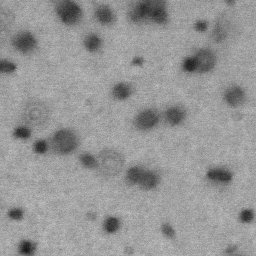
#> input picture augmented_data/image_115_crop_1_180.jpg, 256 x 256 px; its folder holds 4 pictures in this run
$ jupyter execute --allow-errors microssim.ipynb
#> lines starting #> are read from the running program, lines starting #| are printed output that depends on the picture
# tryig MicroSSIM
https://github.com/juglab/MicroSSIM/blob/main/README.md

[cell 1]
import numpy as np
from microssim import MicroSSIM, micro_structural_similarity
from skimage.metrics import structural_similarity
import os
import cv2

# list the images in augmented data
perc_train = 0.8
N = 20

dirpath = os.getcwd()
data_path = os.path.join(dirpath, "augmented_data") # read some of the aumented data
img_list = np.array([filename.split(".jpg")[0] for filename in os.listdir(data_path)])
# split the data grouping by original image
group_list = np.array(["_".join(filename.split("_")[:2]) for filename in img_list])
group_list_un = np.unique(group_list)
num_train = np.round(len(group_list_un)*perc_train).astype('int')
np.random.seed(seed=2)
train_groups = np.random.choice(group_list_un, size=num_train, replace=False)
train_idx =sum([list(np.where(group_list == val)[0]) for val in train_groups], [])
test_idx = list(set(range(len(group_list))).difference(set(train_idx)))

train_im_list = img_list[train_idx]
test_im_list = img_list[test_idx]

train_imgs = [cv2.imread(os.path.join(data_path, filename + ".jpg"),0) for filename in train_im_list]
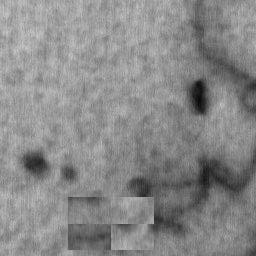
#> input picture augmented_data/image_116_crop_3_90.jpg, 256 x 256 px
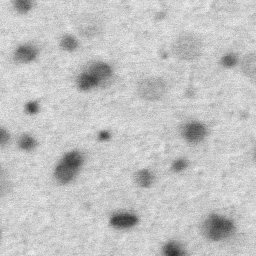
#> input picture augmented_data/image_107_crop_15_vflip.jpg, 256 x 256 px
test_imgs = [cv2.imread(os.path.join(data_path, filename + ".jpg"),0) for filename in test_im_list]
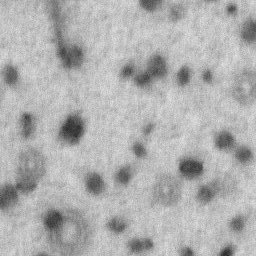
#> input picture augmented_data/image_103_crop_14_270.jpg, 256 x 256 px
rng = np.random.default_rng(42)
noise_imgs = rng.integers(0, 255, (N, 256, 256)) # stack of different images
